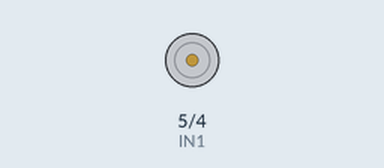
Bench run of a sketch on a simulated Arduino Uno, built with avr-gcc and run on an emulated ATmega328P. Parts: motor-driver pin pairs drawn as motors (green arrow = first pin HIGH = forward, orange = second pin HIGH = backward, longer = more drive, scaled by the enable pin). At 91.0 s the program stops and its outputs stay as they are.

Above: at 0.1 s.
At 1.1 s:
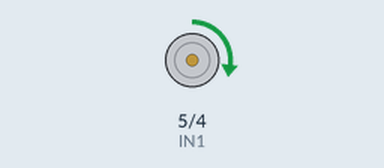
At 31.1 s:
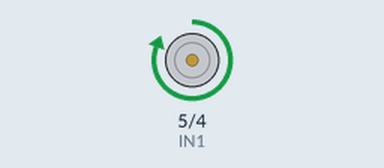
Timing chart, 0 to 92.5 s (numbered marks = the images above):
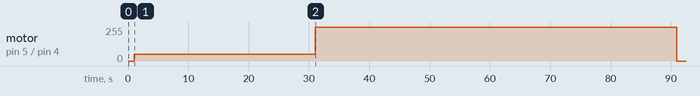

The sketch:

spin_coater_old.ino
```cpp
const int IN1 = 5;
const int IN2 = 4;
const int ENA = 6;

void setup() {
  pinMode(IN1, OUTPUT);
  pinMode(IN2, OUTPUT);
  pinMode(ENA, OUTPUT);
}


void loop() {
  Motor1_Brake();

  /*=================================================

  This is where you spin profile
  It uses PWM. Goes from 0-off to 255 always on. RPM is not linear.
  255PWM = 5000rpm
  Motor forwards take a PWM value input

  ===================================================*/
  delay(1000);
  Motor1_Forward(50); //initial speed roughly 500 rpm
  delay(30000); // 30 secs
  Motor1_Forward(255); //top speed full pwm, 5000 rpm
  delay(60000); // 60 secs


  Motor1_Brake();
  while (true); // stops running
}


/*
XY160D Driver Module
*/
void Motor1_Forward(int Speed) {
  digitalWrite(IN1, HIGH);
  digitalWrite(IN2, LOW);
  analogWrite(ENA, Speed);
}


void Motor1_Backward(int Speed) {
  digitalWrite(IN1, LOW);
  digitalWrite(IN2, HIGH);
  analogWrite(ENA, Speed);
}
void Motor1_Brake() {
  digitalWrite(IN1, LOW);
  digitalWrite(IN2, LOW);
}
```

Measured:
- by itself, motor on pin 5 (IN1) / pin 4 (IN2): stopped → forward 50/255 at 1.0 s, → forward 255/255 30.0 s later, → stopped 60.0 s later
